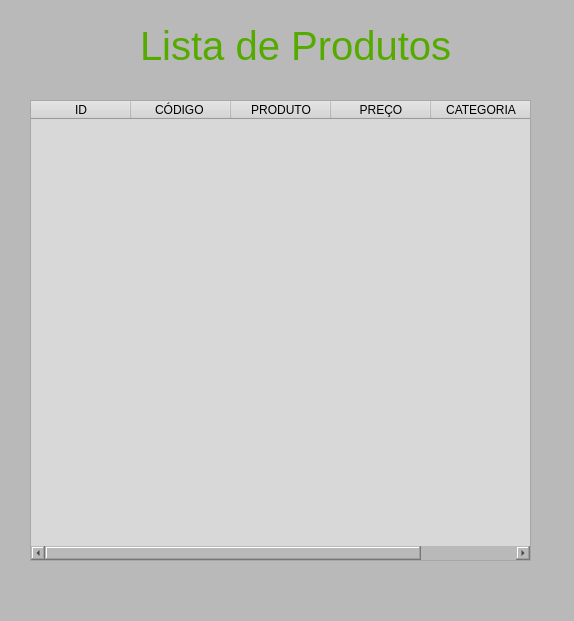
<?xml version="1.0" encoding="UTF-8"?>
<ui version="4.0">
 <class>MainWindow</class>
 <widget class="QMainWindow" name="MainWindow">
  <property name="geometry">
   <rect>
    <x>0</x>
    <y>0</y>
    <width>574</width>
    <height>621</height>
   </rect>
  </property>
  <property name="windowTitle">
   <string>MainWindow</string>
  </property>
  <property name="styleSheet">
   <string notr="true">background-color: rgb(185, 185, 185);</string>
  </property>
  <widget class="QWidget" name="centralwidget">
   <widget class="QLabel" name="label">
    <property name="geometry">
     <rect>
      <x>140</x>
      <y>30</y>
      <width>311</width>
      <height>31</height>
     </rect>
    </property>
    <property name="font">
     <font>
      <family>MS UI Gothic</family>
      <pointsize>30</pointsize>
      <weight>50</weight>
      <italic>false</italic>
      <bold>false</bold>
     </font>
    </property>
    <property name="styleSheet">
     <string notr="true">font:30pt &quot;MS UI Gothic&quot;;
color: rgb(85, 170, 0);</string>
    </property>
    <property name="text">
     <string>Lista de Produtos</string>
    </property>
   </widget>
   <widget class="QTableWidget" name="tableWidget">
    <property name="geometry">
     <rect>
      <x>30</x>
      <y>100</y>
      <width>501</width>
      <height>461</height>
     </rect>
    </property>
    <property name="font">
     <font>
      <pointsize>12</pointsize>
     </font>
    </property>
    <property name="styleSheet">
     <string notr="true">background-color: rgb(216, 216, 216);</string>
    </property>
    <property name="gridStyle">
     <enum>Qt::NoPen</enum>
    </property>
    <column>
     <property name="text">
      <string>ID</string>
     </property>
    </column>
    <column>
     <property name="text">
      <string>CÓDIGO </string>
     </property>
    </column>
    <column>
     <property name="text">
      <string>PRODUTO</string>
     </property>
    </column>
    <column>
     <property name="text">
      <string>PREÇO</string>
     </property>
    </column>
    <column>
     <property name="text">
      <string>CATEGORIA</string>
     </property>
    </column>
   </widget>
  </widget>
  <widget class="QMenuBar" name="menubar">
   <property name="geometry">
    <rect>
     <x>0</x>
     <y>0</y>
     <width>574</width>
     <height>21</height>
    </rect>
   </property>
  </widget>
  <widget class="QStatusBar" name="statusbar"/>
 </widget>
 <resources/>
 <connections/>
</ui>
